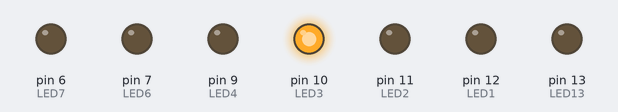
Bench run of a sketch on a simulated Arduino Uno, built with avr-gcc and run on an emulated ATmega328P. Parts: output pins drawn as LEDs (lit = HIGH).

Above: at 2.8 s.
At 9.3 s:
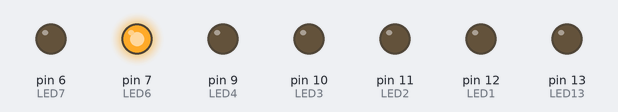
At 11.3 s:
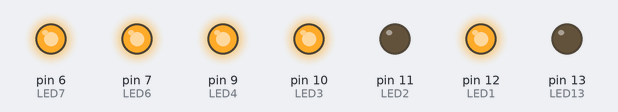
At 13.3 s:
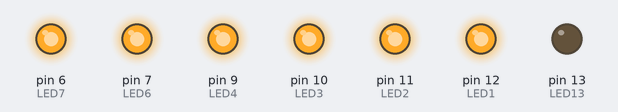
At 17.8 s:
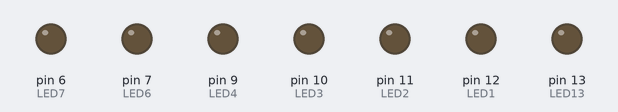
At 21.9 s:
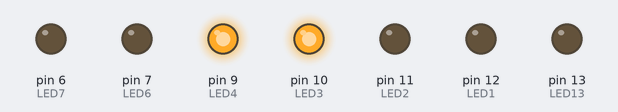
Timing chart, 0 to 23.5 s (numbered marks = the images above):
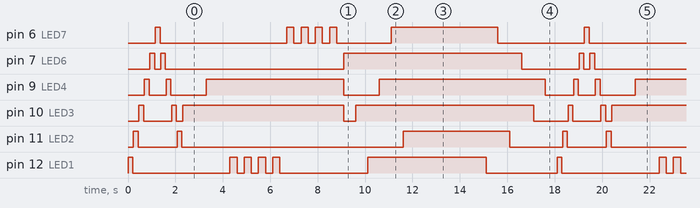

The sketch:

2nd_project.ino
```cpp
int LED1 =12;
int LED2 =11;
int LED3 =10;
int LED4 =9;
int LED13=13;
int LED6 =7;
int LED7 =6;

void setup()
{
  pinMode(LED1,OUTPUT);
  pinMode(LED2,OUTPUT);
  pinMode(LED3,OUTPUT);
  pinMode(LED4,OUTPUT);
  pinMode(LED13,OUTPUT);
  pinMode(LED6,OUTPUT);
  pinMode(LED7,OUTPUT);


}
void loop() {

  digitalWrite(LED1,HIGH);
  delay(200);
    digitalWrite(LED1,LOW);
  delay(30);
  digitalWrite(LED2,HIGH);
  delay(200);
    digitalWrite(LED2,LOW);
  delay(30);
  digitalWrite(LED3,HIGH);
  delay(200);

 digitalWrite(LED3,LOW);
  delay(30);
  digitalWrite(LED4,HIGH);
  delay(200);
  digitalWrite(LED4,LOW);
  delay(30);

  digitalWrite(LED6,HIGH);
  delay(200);
  digitalWrite(LED6,LOW);
  delay(30);


 digitalWrite(LED7,HIGH);
  delay(200);
    digitalWrite(LED7,LOW);
  delay(30);
  digitalWrite(LED6,HIGH);
  delay(200);
    digitalWrite(LED6,LOW);
  delay(30);
  digitalWrite(LED4,HIGH);
  delay(200);

 digitalWrite(LED4,LOW);
  delay(30);
  digitalWrite(LED3,HIGH);
  delay(200);
  digitalWrite(LED3,LOW);
  delay(30);

  digitalWrite(LED2,HIGH);
  delay(200);
  digitalWrite(LED2,LOW);
  delay(30);


digitalWrite(LED3,HIGH);
    delay(1000);
    digitalWrite(LED4,HIGH);
    delay(1000);


 digitalWrite(LED1,HIGH);
  delay(300);
    digitalWrite(LED1,LOW);
  delay(300);
digitalWrite(LED1,HIGH);
  delay(300);
    digitalWrite(LED1,LOW);
  delay(300);
  digitalWrite(LED1,HIGH);
  delay(300);
    digitalWrite(LED1,LOW);
  delay(300);
digitalWrite(LED1,HIGH);
  delay(300);
    digitalWrite(LED1,LOW);
  delay(300);


      digitalWrite(LED7,HIGH);
  delay(300);
    digitalWrite(LED7,LOW);
  delay(300);
digitalWrite(LED7,HIGH);
  delay(300);
    digitalWrite(LED7,LOW);
  delay(300);
  digitalWrite(LED7,HIGH);
  delay(300);
    digitalWrite(LED7,LOW);
  delay(300);
digitalWrite(LED7,HIGH);
  delay(300);
    digitalWrite(LED7,LOW);
  delay(300);

  digitalWrite(LED4,LOW);
  delay(3);
    digitalWrite(LED3,LOW);
  delay(3);


        digitalWrite(LED6,HIGH);
  delay(500);
    digitalWrite(LED3,HIGH);
  delay(500);
digitalWrite(LED1,HIGH);
  delay(500);
    digitalWrite(LED4,HIGH);
  delay(500);;
digitalWrite(LED7,HIGH);
  delay(500);
   digitalWrite(LED2,HIGH);
  delay(500);


      digitalWrite(LED1,HIGH);
  delay(500);
    digitalWrite(LED3,HIGH);
  delay(500);
digitalWrite(LED1,HIGH);
  delay(500);
    digitalWrite(LED4,HIGH);
  delay(500);;
digitalWrite(LED7,HIGH);
  delay(500);
   digitalWrite(LED2,HIGH);
  delay(500);


    digitalWrite(LED1,LOW);
  delay(500);
    digitalWrite(LED7,LOW);
  delay(500);
digitalWrite(LED2,LOW);
  delay(500);
    digitalWrite(LED6,LOW);
  delay(500);;
digitalWrite(LED3,LOW);
  delay(500);
   digitalWrite(LED4,LOW);
  delay(500);


}
```

Measured:
- by itself, pin 6 (LED7): repeats every 18.1 s: LOW 5.4 s, 3 × (HIGH 0.30 s, LOW 0.30 s), HIGH 0.30 s, LOW 2.3 s, HIGH 4.5 s, LOW 3.7 s, HIGH 0.20 s
- by itself, pin 7 (LED6): repeats every 18.1 s: LOW 0.26 s, HIGH 0.20 s, LOW 7.5 s, HIGH 7.5 s, LOW 2.4 s, HIGH 0.20 s
- by itself, pin 9 (LED4): repeats every 18.1 s: LOW 0.72 s, HIGH 0.20 s, LOW 1.5 s, HIGH 5.8 s, LOW 1.5 s, HIGH 7.0 s, LOW 1.2 s, HIGH 0.20 s
- by itself, pin 10 (LED3): repeats every 18.1 s: LOW 1.2 s, HIGH 0.20 s, LOW 0.26 s, HIGH 6.8 s, LOW 0.50 s, HIGH 7.5 s, LOW 1.5 s, HIGH 0.20 s
- by itself, pin 11 (LED2): repeats every 18.1 s: LOW 1.6 s, HIGH 0.20 s, LOW 9.3 s, HIGH 4.5 s, LOW 2.2 s, HIGH 0.20 s
- by itself, pin 12 (LED1): repeats every 18.1 s: LOW 4.1 s, 3 × (HIGH 0.30 s, LOW 0.30 s), HIGH 0.30 s, LOW 3.7 s, HIGH 5.0 s, LOW 3.0 s, HIGH 0.20 s
